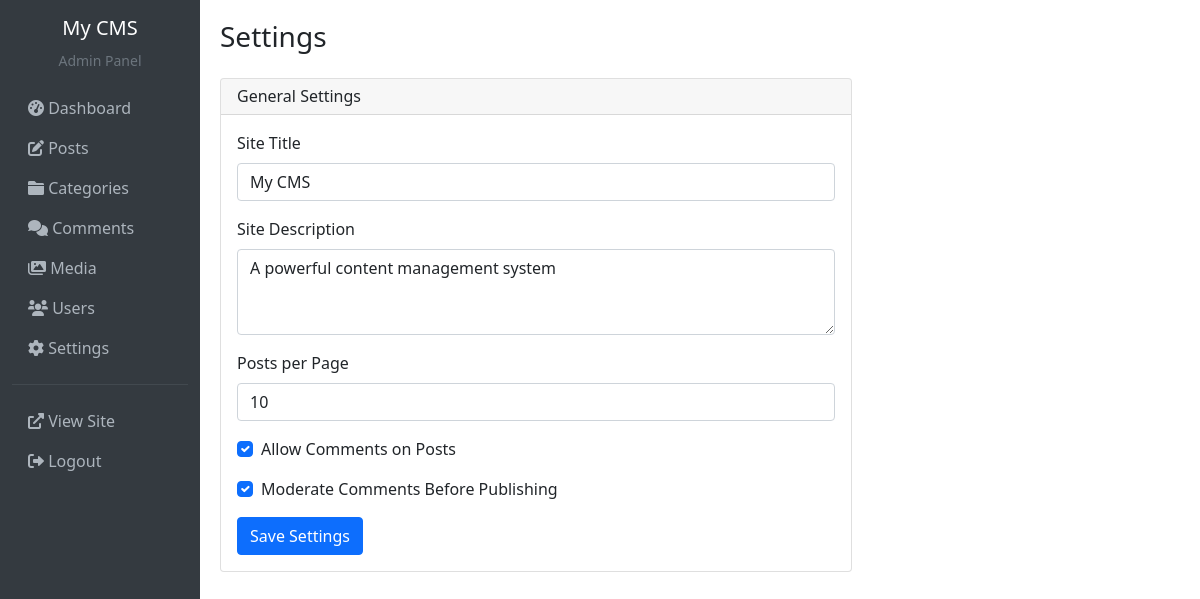
/admin/settings (signed in), run on the app's committed database.
### app.py (models this page shows, shortened)
class Setting(db.Model):
    id = db.Column(db.Integer, primary_key=True)
    key = db.Column(db.String(100), unique=True, nullable=False)
    value = db.Column(db.Text)
    description = db.Column(db.Text)
    @staticmethod
    def get_setting(key, default=None):
        setting = Setting.query.filter_by(key=key).first()
        return setting.value if setting else default

### app.py (the view, shortened to what this page needs)
@app.route('/admin/settings', methods=['GET', 'POST'])
@login_required
@admin_required
def admin_settings():
    current_settings = {}
    for setting in Setting.query.all():
        current_settings[setting.key] = setting.value
    return render_template('admin/settings.html', settings=current_settings)

### app.py (called while the page is built)
@login_manager.user_loader
def load_user(user_id):
    return User.query.get(int(user_id))

def admin_required(f):
    @wraps(f)
    def decorated_function(*args, **kwargs):
        if not current_user.is_authenticated or not current_user.has_permission('all'):
            abort(403)
        return f(*args, **kwargs)
    return decorated_function

@app.context_processor
def inject_site_settings():
    return {
        'site_title': Setting.get_setting('site_title', 'My CMS'),
        'site_description': Setting.get_setting('site_description', 'A powerful content management system'),
        'recent_posts': Post.query.filter_by(status='published').order_by(Post.published_at.desc()).limit(5).all(),
        'categories': Category.query.all()
    }

    def has_permission(self, permission):
        permissions = {
            'subscriber': ['read'],
            'author': ['read', 'create_post', 'edit_own_post'],
            'editor': ['read', 'create_post', 'edit_post', 'publish'],
            'admin': ['all']
        }
        user_perms = permissions.get(self.role, [])
        return permission in user_perms or 'all' in user_perms

### templates/admin/settings.html
{% extends "admin/base.html" %}
{% block content %}
<div class="d-sm-flex align-items-center justify-content-between mb-4">
    <h1 class="h3 mb-0">Settings</h1>
</div>
<div class="row">
    <div class="col-md-8">
        <div class="card">
            <div class="card-header">
                <h6 class="mb-0">General Settings</h6>
            </div>
            <div class="card-body">
                <form method="POST">
                    <div class="mb-3">
                        <label for="site_title" class="form-label">Site Title</label>
                        <input type="text" class="form-control" name="site_title"
                               value="{{ settings.get('site_title', '') }}" required>
                    </div>
                    <div class="mb-3">
                        <label for="site_description" class="form-label">Site Description</label>
                        <textarea class="form-control" name="site_description" rows="3">{{ settings.get('site_description', '') }}</textarea>
                    </div>
                    <div class="mb-3">
                        <label for="posts_per_page" class="form-label">Posts per Page</label>
                        <input type="number" class="form-control" name="posts_per_page"
                               value="{{ settings.get('posts_per_page', '10') }}" min="1" max="50">
                    </div>
                    <div class="mb-3">
                        <div class="form-check">
                            <input type="checkbox" class="form-check-input" name="allow_comments"
                                   {{ 'checked' if settings.get('allow_comments', 'true') == 'true' else '' }}>
                            <label class="form-check-label" for="allow_comments">
                                Allow Comments on Posts
                            </label>
                        </div>
                    </div>
                    <div class="mb-3">
                        <div class="form-check">
                            <input type="checkbox" class="form-check-input" name="comment_moderation"
                                   {{ 'checked' if settings.get('comment_moderation', 'true') == 'true' else '' }}>
                            <label class="form-check-label" for="comment_moderation">
                                Moderate Comments Before Publishing
                            </label>
                        </div>
                    </div>
                    <button type="submit" class="btn btn-primary">Save Settings</button>
                </form>
            </div>
        </div>
    </div>
</div>
{% endblock %}

### templates/admin/base.html (shortened to what this page needs)
<!DOCTYPE html>
<html lang="en">
<head>
    <link href="https://cdn.jsdelivr.net/npm/bootstrap@5.1.3/dist/css/bootstrap.min.css" rel="stylesheet">
    <link href="https://cdnjs.cloudflare.com/ajax/libs/font-awesome/6.0.0/css/all.min.css" rel="stylesheet">
</head>
<body>
    <div class="container-fluid">
        <div class="row">
            <nav class="col-md-2 d-md-block sidebar">
                <div class="position-sticky">
                    <div class="text-center py-3">
                        <h5 class="text-white">{{ site_title }}</h5>
                        <small class="text-muted">Admin Panel</small>
                    </div>
                    <ul class="nav flex-column">
                        <li class="nav-item">
                            <a class="nav-link" href="{{ url_for('admin_dashboard') }}">
                                <i class="fas fa-tachometer-alt"></i> Dashboard
                            </a>
                        </li>
                        <li class="nav-item">
                            <a class="nav-link" href="{{ url_for('admin_posts') }}">
                                <i class="fas fa-edit"></i> Posts
                            </a>
                        </li>
                        <li class="nav-item">
                            <a class="nav-link" href="{{ url_for('admin_categories') }}">
                                <i class="fas fa-folder"></i> Categories
                            </a>
                        </li>
                        <li class="nav-item">
                            <a class="nav-link" href="{{ url_for('admin_comments') }}">
                                <i class="fas fa-comments"></i> Comments
                            </a>
                        </li>
                        <li class="nav-item">
                            <a class="nav-link" href="{{ url_for('admin_media') }}">
                                <i class="fas fa-images"></i> Media
                            </a>
                        </li>
                        {% if current_user.has_permission('all') %}
                        <li class="nav-item">
                            <a class="nav-link" href="{{ url_for('admin_users') }}">
                                <i class="fas fa-users"></i> Users
                            </a>
                        </li>
                        <li class="nav-item">
                            <a class="nav-link" href="{{ url_for('admin_settings') }}">
                                <i class="fas fa-cog"></i> Settings
                            </a>
                        </li>
                        {% endif %}
                        <hr class="text-muted">
                        <li class="nav-item">
                            <a class="nav-link" href="{{ url_for('index') }}" target="_blank">
                                <i class="fas fa-external-link-alt"></i> View Site
                            </a>
                        </li>
                        <li class="nav-item">
                            <a class="nav-link" href="{{ url_for('logout') }}">
                                <i class="fas fa-sign-out-alt"></i> Logout
                            </a>
                        </li>
                    </ul>
                </div>
            </nav>
            <main class="col-md-10 ms-sm-auto main-content">
                {% block content %}{% endblock %}
            </main>
        </div>
    </div>
</body>
</html>

### templates/admin/base.html (style rules this page uses)
.sidebar { min-height: 100vh; background-color: #343a40; }
.sidebar .nav-link { color: #adb5bd; }
.main-content { padding: 20px; }

### data on the page
Setting: value "My CMS", site_title "My CMS"
Setting: site_description "A powerful content management system"
Setting: posts_per_page "10"
